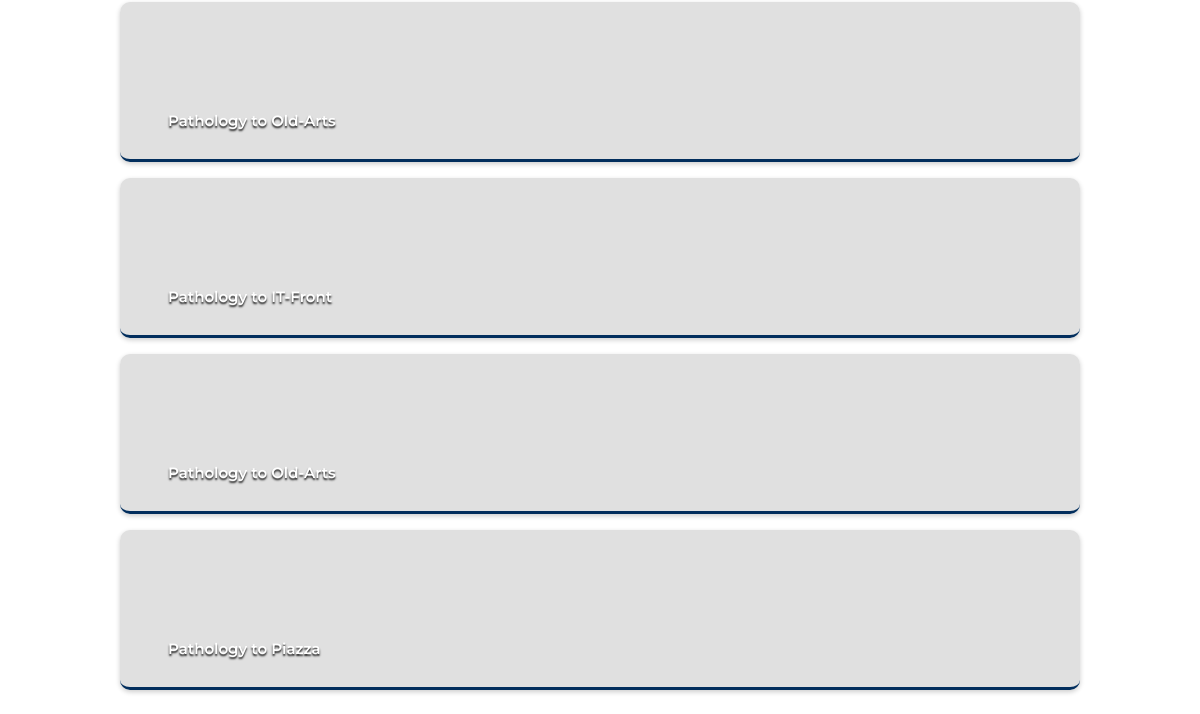
The app's page /driver/ (signed in, lower part), older data.
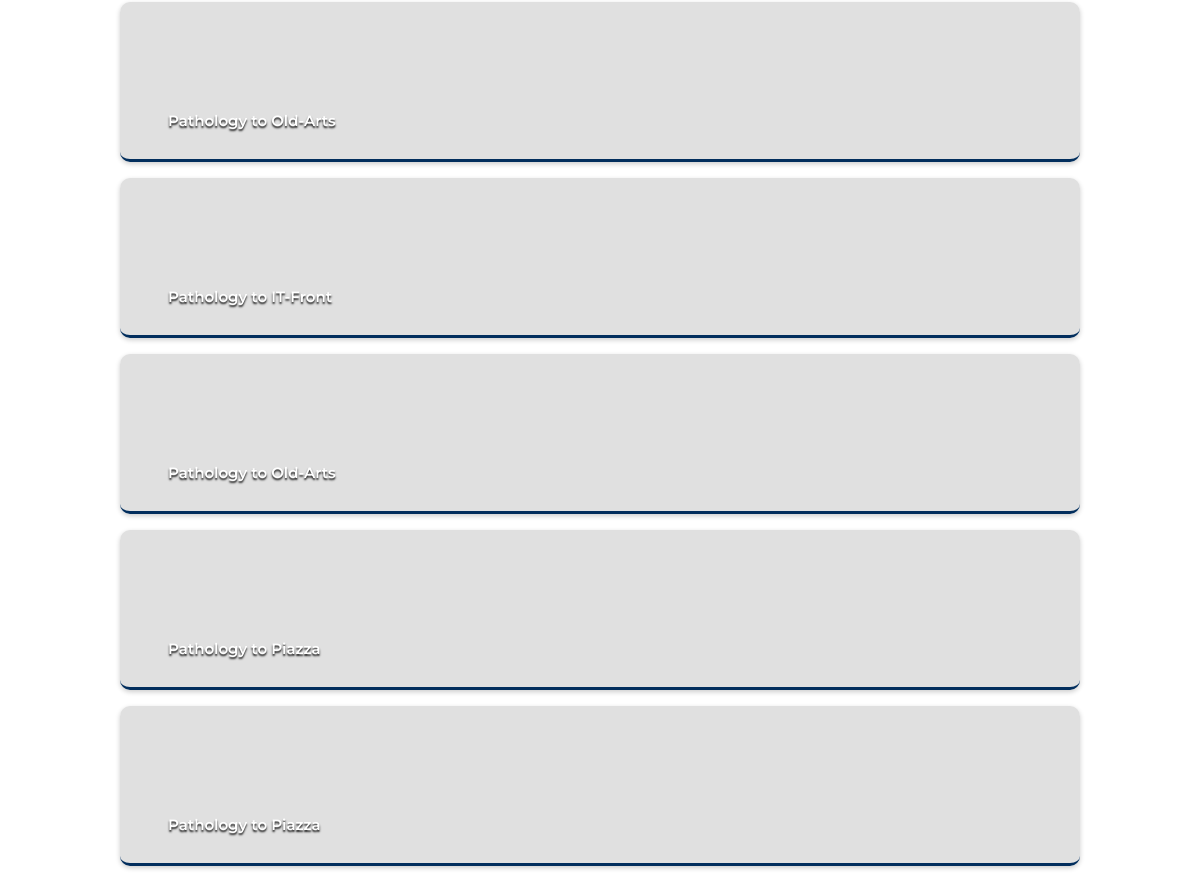
The same page, newer data.
### nav/models.py (models this page shows, shortened)
class Trip(models.Model):
    rideID = models.CharField(max_length=12, default="250707-00000")
    booked = models.DateTimeField(null=True, blank=True)
    pickedUp = models.DateTimeField( null=True, blank=True)
    completed = models.DateTimeField( null=True, blank=True)
    pickUp = models.ForeignKey(Point, null=True, blank=True, on_delete=models.SET_NULL, related_name='pickup_point' )
    dropOff = models.ForeignKey(Point, null=True, blank=True, on_delete=models.SET_NULL, related_name='dropoff_point' )
    code = models.CharField(max_length=6)
    driver = models.ForeignKey(User, null=True, blank=True, on_delete=models.SET_NULL, related_name='driven_rides' )
    passenger = models.ForeignKey(User, on_delete=models.CASCADE, related_name='passenger_rides')
    vehicle = models.ForeignKey(Vehicle, null=True, blank=True, on_delete=models.SET_NULL, related_name='driver_vehicle')
    eta = models.IntegerField(null=True, blank=True)
    PickupSec = models.FloatField(null=True, blank=True)
    TimeSec = models.FloatField(null=True, blank=True)
    speed = models.FloatField(null=True, blank=True)
    done = models.BooleanField(default=False)
    canceled = models.BooleanField(default=False)

class Point(models.Model):
    name = models.CharField(max_length=50)
    nicknames = models.CharField(max_length=50, null=True, blank=True)
    lat = models.FloatField()
    long = models.FloatField()
    full = models.CharField(max_length=21,validators=[MinLengthValidator(19)])
    def __str__(self):
        return self.name

### nav/views.py (the view)
# urls.py: path('driver/', views.driver, name='place'),
def driver(request):
    if request.user.is_authenticated:
        if not request.user.is_staff:
            return main(request)
        dueTrips = Trip.objects.filter(done=False).exclude(booked__isnull=True)
        return render(request, 'nav/driver.html',{'trips':dueTrips})
    else:
        return redirect('login')

### nav/templates/nav/driver.html (shortened to what this page needs)
{% load static %}
<!DOCTYPE html>
<html>
<head>
	<link rel="stylesheet" href="{% static 'nav/styles.css' %}"/>
	<link rel="stylesheet" href="{% static 'nav/driver.css' %}"/>
</head>
<body>
	<div id="orders-page">
		<div id="orders-container">
			{% for trip in trips %}
			<div id="{{trip.id}}" class="order">
				<p>{{trip.pickUp}} to {{trip.dropOff}}</p>
			</div>
			{% endfor %}
		</div>
	</div>
</body>
</html>

Row changes from the older to the newer data that the page shows:
added Trip: pickUp "Pathology", dropOff "Piazza"
